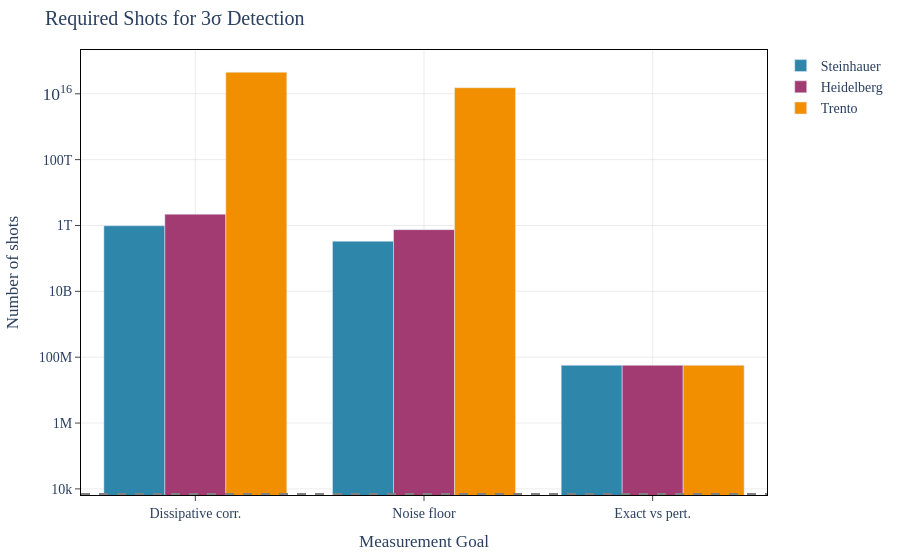

Notebook source saved alongside this figure:
### Markdown cell above
## 4. Required Shots Comparison

The bar chart below compares the number of experimental shots required for $3\sigma$ detection of the dissipative correction across all three platforms.

### Code cell
# viz-ref: fig_detector_requirements

fig = go.Figure()

goals = ["delta_diss", "n_noise", "WKB vs EFT"]
goal_labels = ["Dissipative corr.", "Noise floor", "Exact vs pert."]

for i, (name, reqs) in enumerate(all_reqs.items()):
    shots = [req.required_shots for req in reqs]
    fig.add_trace(
        go.Bar(
            x=goal_labels,
            y=shots,
            name=name,
            marker_color=PLATFORM_COLORS[name],
        )
    )

fig.update_layout(
    barmode="group",
    yaxis_type="log",
)
apply_layout(
    fig,
    title="Required Shots for 3\u03c3 Detection",
    xaxis_title="Measurement Goal",
    yaxis_title="Number of shots",
)

# Reference line for current state of the art
fig.add_hline(
    y=7000,
    line_dash="dash",
    line_color="grey",
    annotation_text="Steinhauer 2019 (7000 shots)",
    annotation_position="top right",
)
fig.show()

### Figure 1 — Plotly figure (JSON) as saved in the notebook; plotly's stock layout.template omitted (floating-point values rounded to 4 significant figures)
{"data": [{"marker": {"color": "#2E86AB"}, "name": "Steinhauer", "type": "bar", "x": ["Dissipative corr.", "Noise floor", "Exact vs pert."], "y": [981883637622, 332560931791, 56699999]}, {"marker": {"color": "#A23B72"}, "name": "Heidelberg", "type": "bar", "x": ["Dissipative corr.", "Noise floor", "Exact vs pert."], "y": [2209238184651, 748262096530, 56699999]}, {"marker": {"color": "#F18F01"}, "name": "Trento", "type": "bar", "x": ["Dissipative corr.", "Noise floor", "Exact vs pert."], "y": [45086493564309680, 15270655031237464, 56699999]}], "layout": {"annotations": [{"showarrow": false, "text": "Steinhauer 2019 (7000 shots)", "x": 1, "xanchor": "right", "xref": "x domain", "y": 7000, "yanchor": "bottom", "yref": "y"}], "barmode": "group", "font": {"family": "CMU Serif, Computer Modern, Times New Roman, serif", "size": 14}, "margin": {"b": 60, "l": 70, "r": 30, "t": 50}, "paper_bgcolor": "white", "plot_bgcolor": "white", "shapes": [{"line": {"color": "grey", "dash": "dash"}, "type": "line", "x0": 0, "x1": 1, "xref": "x domain", "y0": 7000, "y1": 7000, "yref": "y"}], "title": {"text": "Required Shots for 3σ Detection"}, "xaxis": {"gridcolor": "rgba(0,0,0,0.08)", "linecolor": "black", "linewidth": 1, "mirror": true, "showgrid": true, "showline": true, "ticks": "outside", "title": {"text": "Measurement Goal"}, "zeroline": true, "zerolinecolor": "rgba(0,0,0,0.2)"}, "yaxis": {"gridcolor": "rgba(0,0,0,0.08)", "linecolor": "black", "linewidth": 1, "mirror": true, "showgrid": true, "showline": true, "ticks": "outside", "title": {"text": "Number of shots"}, "type": "log", "zeroline": true, "zerolinecolor": "rgba(0,0,0,0.2)"}}}
